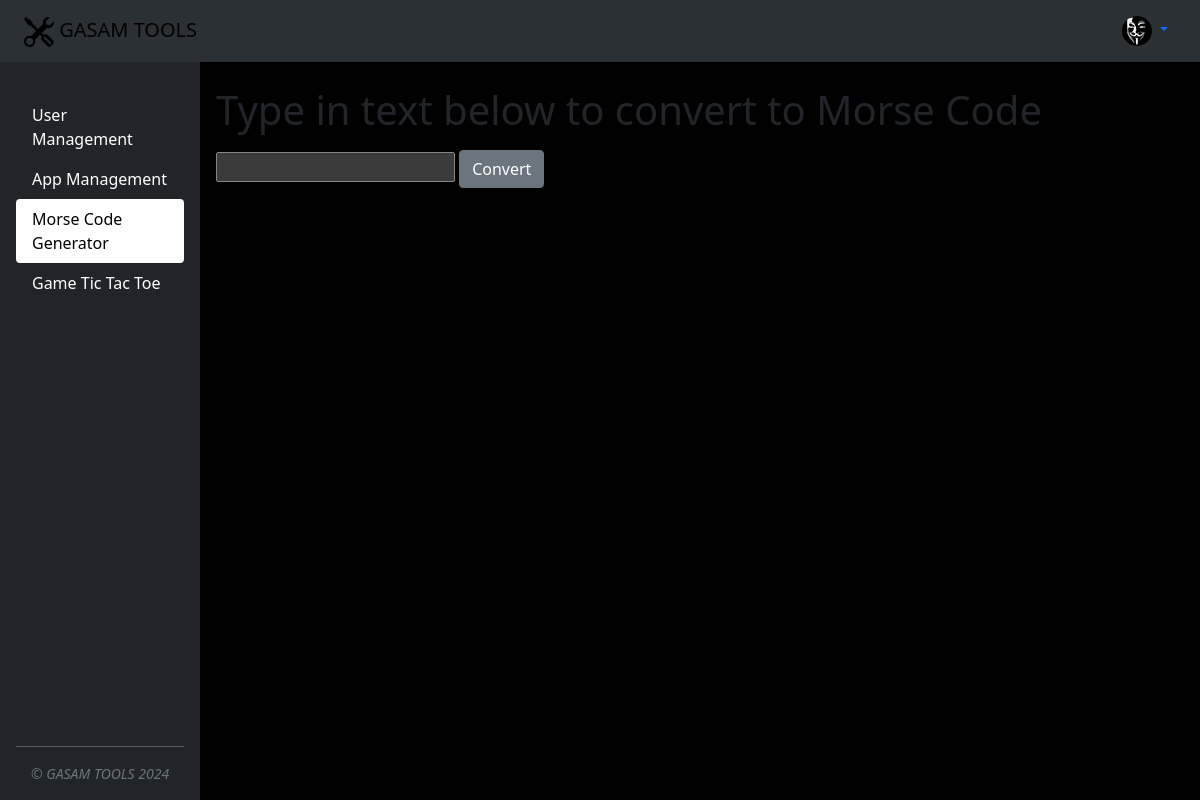
Before: /app/morse_code_generator (signed in) with the older database file.
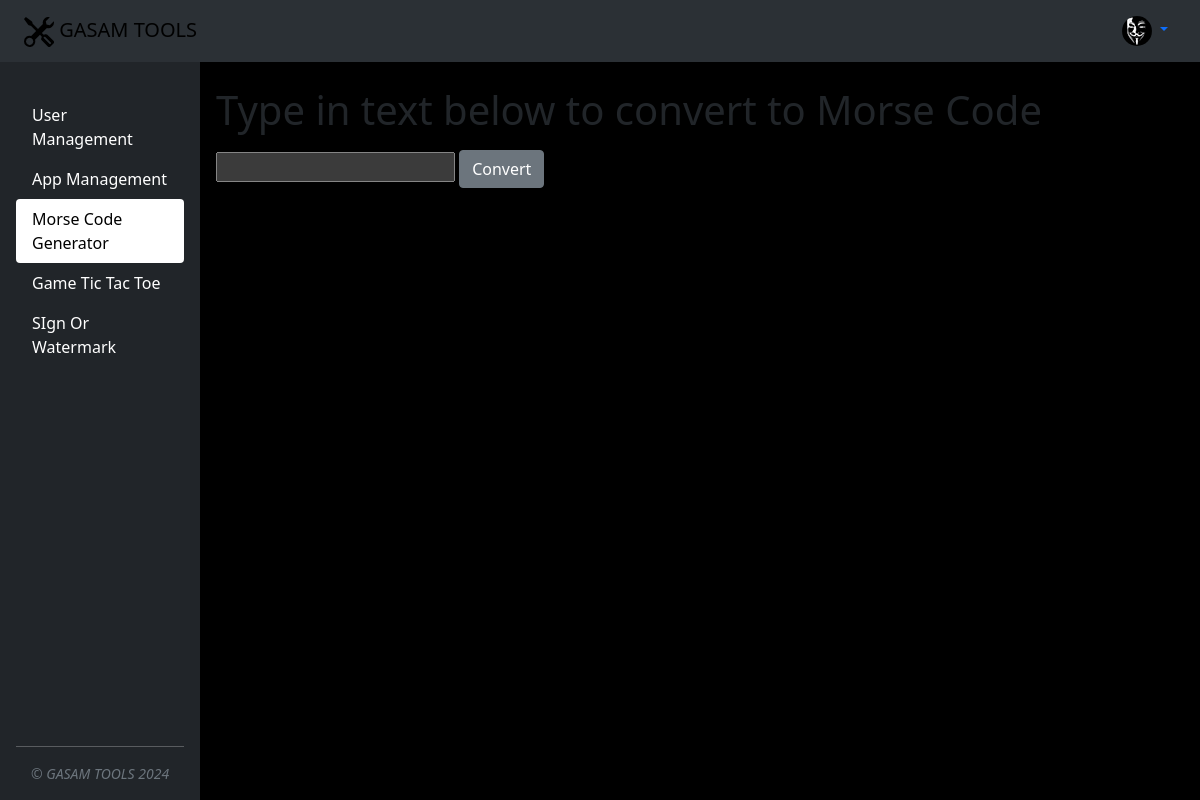
After: the same page with the newer database file.
### main.py (models this page shows)
class GasamApp(db.Model):
    __tablename__ = "gasam_apps"
    id = db.Column(db.Integer, primary_key=True)
    title = db.Column(db.String(250), unique=True, nullable=False)
    subtitle = db.Column(db.String(250))
    app_url = db.Column(db.String(250), unique=True)
    users = relationship("User", secondary=user_app_association, back_populates="apps")

### main.py (the view)
@app.route("/app/<app_name>", methods=["GET", "POST", "PUT"])
@login_required
def access_app(app_name):
    if request.method == "POST":
        return_data = request.form
    else:
        return_data = False
    html_file_path = os.path.join('apps', app_name, f'{app_name}.html')
    js_file_path = os.path.join('apps', app_name, 'js', '_registry.html')
    css_file_path = os.path.join('apps', app_name, 'css', '_registry.html')
    with open(html_file_path, 'r') as file:
        html_content = file.read()
    with open(js_file_path, 'r') as file:
        js_html_content = file.read()
    with open(css_file_path, 'r') as file:
        css_html_content = file.read()
    try:
        module_name = f"apps.{app_name}.{app_name}"
        app_manager = importlib.import_module(module_name)
    except ImportError:
        return f"Error: No {app_name}.py found for {app_name}", 404
    if current_user.approved:
        if request.method == 'PUT':
            content_type = request.headers.get('Content-Type')
            if content_type and 'application/json' in content_type:
                json_data = request.get_json() or {}
            elif content_type and 'multipart/form-data' in content_type:
                json_data = request.form.to_dict()
            files_data = request.files if request.files else {}
            if hasattr(app_manager, 'json_logic'):
                send_json_data = app_manager.json_logic(current_user, db, User, GasamApp, json_data, files_data)
            else:
                send_json_data = {}
            return jsonify(send_json_data)
        else:
            if hasattr(app_manager, 'app_logic'):
                send_data = app_manager.app_logic(current_user, db, User, GasamApp, app_name, return_data)
                if 'db_init' in send_data:
                    plugin_db_func = send_data['db_init']
                    plugin_db_func(db, app)
            else:
                send_data = {}
            if hasattr(app_manager, 'register_subpages'):
                app_subpages = app_manager.register_subpages()
            else:
                app_subpages = {}
            rendered_html_content = render_template_string(html_content, send_data=send_data)
            rendered_js_content = render_template_string(js_html_content, send_data='')
            rendered_css_content = render_template_string(css_html_content, send_data='')
            return render_template("app.html",
                                   app_html=rendered_html_content,
                                   user_apps=current_user.apps,
                                   app_name=app_name,
                                   app_js=rendered_js_content,
                                   app_css=rendered_css_content,
                                   app_subpages=app_subpages
                                   )
    else:
        return redirect(url_for('home'))

### apps/morse_code_generator/morse_code_generator.py (called while the page is built, shortened)
def register_subpages():
    app_subpages = [
    ]
    return app_subpages

def register_database(db, app):
    class MorseCodeDB(db.Model):
        __tablename__ = 'app_morse_code_db'
        id = db.Column(db.Integer, primary_key=True)
        name = db.Column(db.String(50), nullable=False)
        description = db.Column(db.String(200), nullable=True)
        __table_args__ = {'extend_existing': True}
    with app.app_context():
        db.create_all()

def app_logic(current_user, db, User, GasamApp, page, return_data):
    if page == 'morse_code_generator':
        send_data = {'db_init': register_database,
                     'morse_data': morse_data,
                     }
    return send_data

### main.py (called while the page is built)
@login_manager.user_loader
def load_user(user_id):
    return db.session.get(User, int(user_id))

### templates/app.html (shortened to what this page needs)
{% include "header.html" %}
{% extends "base.html" %}
    {% block content %}
    {{ app_html | safe }}
{% endblock %}

### templates/base.html (shortened to what this page needs)
<div class="d-flex gasam main-container">
  <div class="d-flex flex-column flex-shrink-0 p-3 text-bg-dark sidebar" style="width: 200px;">
    <ul class="nav nav-pills flex-column mb-auto gasam sidebar">
      {% for app in user_apps %}
      <li class="nav-item">
        <a href="{{url_for('access_app', app_name=app.app_url) }}"
           class="nav-link text-white {% if app_name and app_name==app.app_url: %} active {% endif %}"
           aria-current="page"
           id="{{ app.app_url }}">
          <p class="gasam app-name" title="{{ app.subtitle }}">{{ app.title }}</p>
        </a>
      </li>
      {% endfor %}
    </ul>
    <div class="small text-center text-muted fst-italic">&copy; GASAM TOOLS <span id="gasam-footer-year"></span></div>
  </div>
  <div class="flex-grow-1 p-3 content d-flex flex-column gasam main-window">
    {% block content %} {% endblock %}
  </div>
</div>

Changed rows visible on the page:
added GasamApp: title "SIgn Or Watermark"
